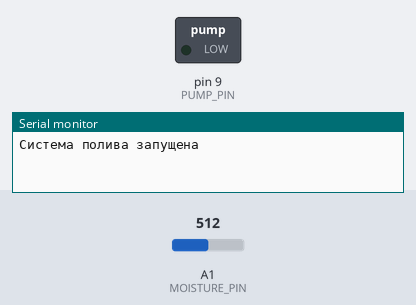
Recording of a sketch running on a simulated Arduino Uno, built with avr-gcc and run on an emulated ATmega328P. On the bench: switched loads named in the sketch (green lamp = pin HIGH), the last lines printed to the serial monitor. Inputs (shaded band) come from the test bench; at power-on: A1 (MOISTURE_PIN) = 512.

Above: at 10.8 s.
10.9 s: A1 (MOISTURE_PIN) set to 211
18.4 s: A1 (MOISTURE_PIN) set to 187
At 20.5 s:
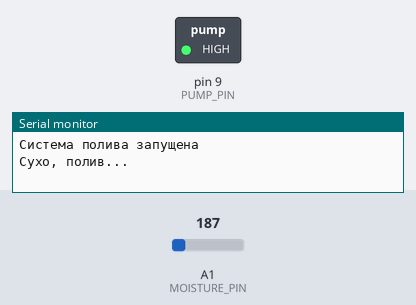
31.4 s: A1 (MOISTURE_PIN) set to 210
At 32.0 s:
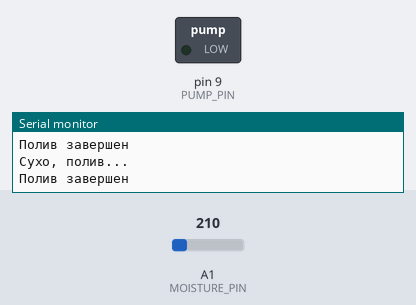
38.9 s: A1 (MOISTURE_PIN) set to 190
At 40.8 s:
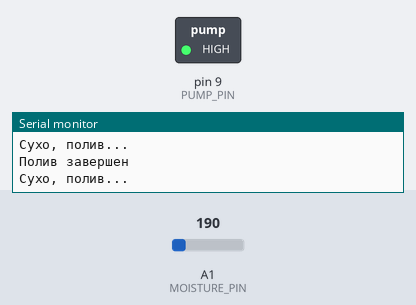
Timing chart, 0 to 52.5 s (numbered marks = the images above; inputs shaded):
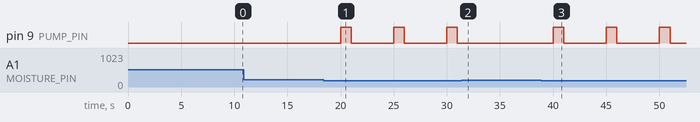

Measured:
- the behaviour switches between 200 and 199 on A1 (MOISTURE_PIN) (found by bisection; images 0 and 1)
- after the input at 10.9 s, every drawn part: stays the same
- after the input at 18.4 s, pin 9 (PUMP_PIN): alternates HIGH for 1.0 s and LOW for 4.0 s, starting after 1.6 s
- after the input at 31.4 s, pin 9 (PUMP_PIN): stays LOW (without the input it goes to HIGH after 3.6 s)
- after the input at 38.9 s, pin 9 (PUMP_PIN): alternates HIGH for 1.0 s and LOW for 4.0 s, starting after 1.1 s

The sketch:

code1.ino
```cpp
// Калибровочные значения
const int DRY_SOIL_VALUE = 50;    // Сухая почва (нужен полив)
const int WET_SOIL_VALUE = 840;   // Влажная почва (после полива)

// Если значение датчика ниже 200 - включаем полив
const int WATERING_THRESHOLD = 200;

// Пины
const int MOISTURE_PIN = A1;
const int PUMP_PIN = 9;

// Тайминги
unsigned long lastCheck = 0;
const unsigned long CHECK_INTERVAL = 5000;  // Проверка каждые 5 сек
const unsigned long PUMP_TIME = 1000;       // Полив 1 сек

// Состояние насоса
bool pumpRunning = false;
unsigned long pumpStartTime = 0;

void setup() {
  Serial.begin(9600);
  pinMode(MOISTURE_PIN, INPUT);
  pinMode(PUMP_PIN, OUTPUT);
  digitalWrite(PUMP_PIN, LOW);

  Serial.println("Система полива запущена");
}

void loop() {
  // Периодическая проверка датчика
  if (millis() - lastCheck >= CHECK_INTERVAL) {
    int sensorValue = analogRead(MOISTURE_PIN);

    // Если почва сухая (значение ниже порога) и насос не работает - включаем
    if (sensorValue < WATERING_THRESHOLD && !pumpRunning) {
      Serial.println("Сухо, полив...");
      startPump();
    }

    lastCheck = millis();
  }

  // Управление насосом
  if (pumpRunning && millis() - pumpStartTime >= PUMP_TIME) {
    stopPump();
    Serial.println("Полив завершен");
  }

  delay(50);
}

void startPump() {
  pumpRunning = true;
  pumpStartTime = millis();
  digitalWrite(PUMP_PIN, HIGH);
}

void stopPump() {
  pumpRunning = false;
  digitalWrite(PUMP_PIN, LOW);
}
```
